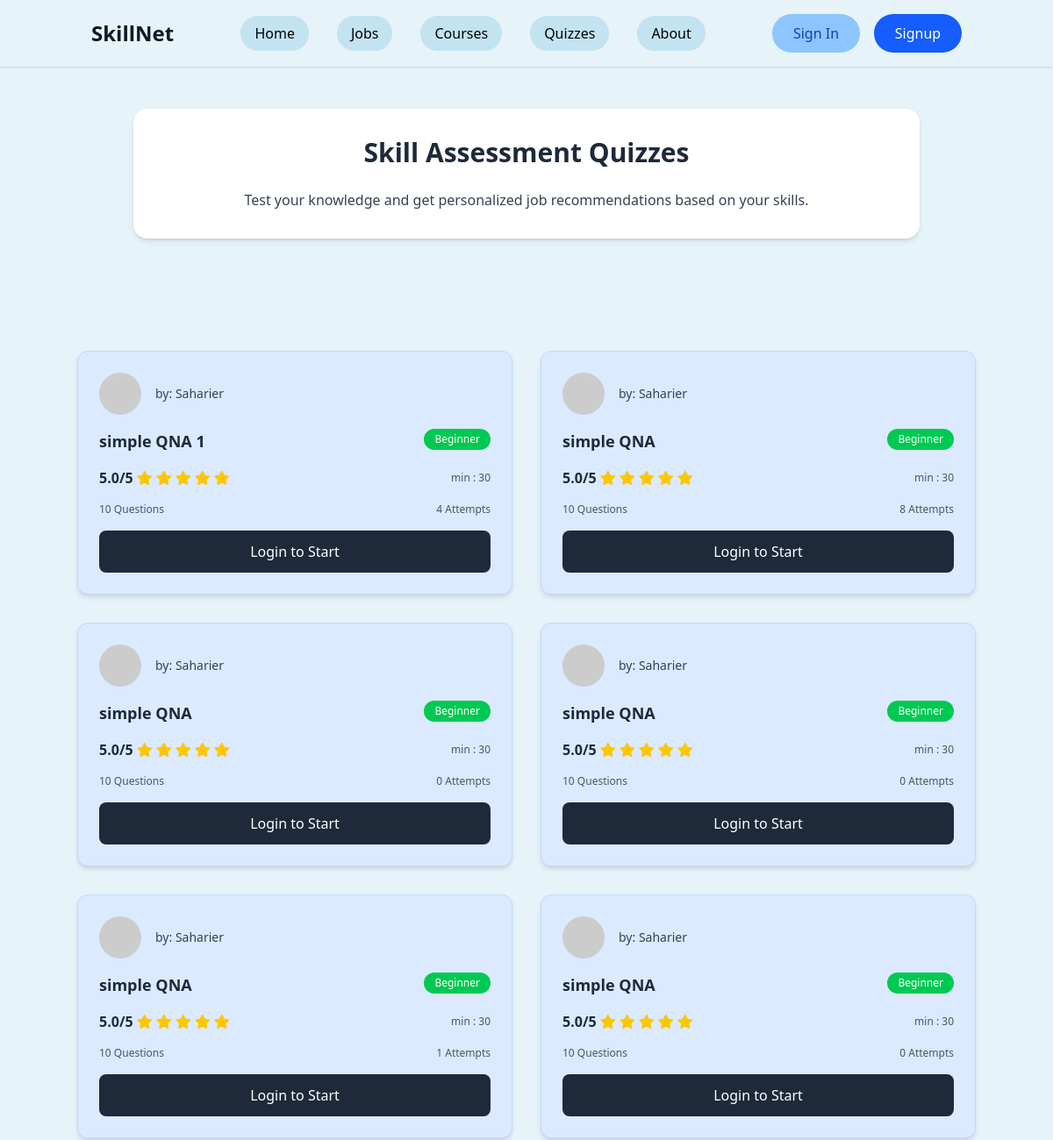
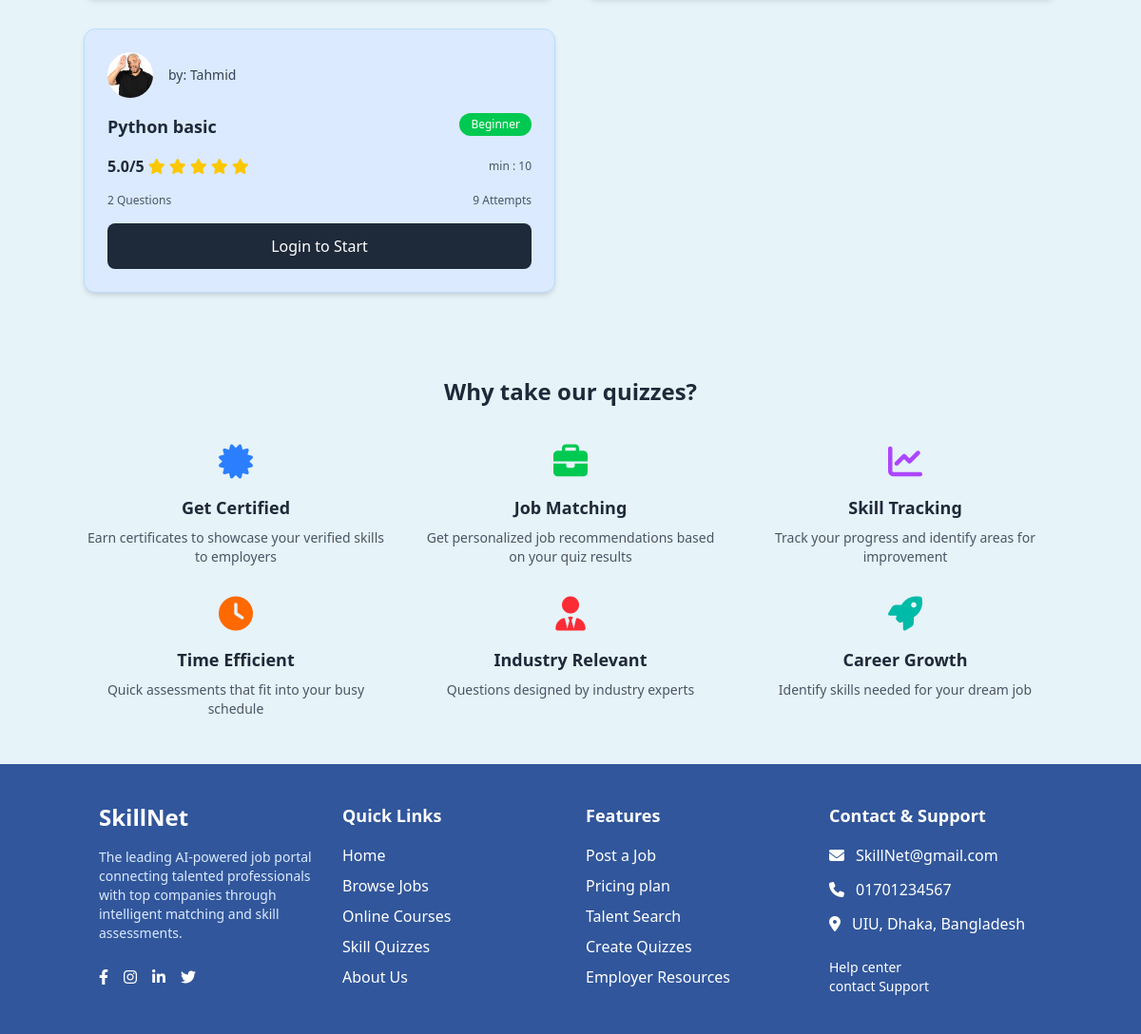
Screenshot of /quizzes/ with the database file from the repository (2 pictures, top to bottom).
### app/models.py (models this page shows, shortened)
class Quiz(models.Model):
    DIFFICULTY_LEVELS = [
        ('beginner', 'Beginner'),
        ('intermediate', 'Intermediate'),
        ('advanced', 'Advanced'),
    ]
    title = models.CharField(max_length=200)
    category = models.ForeignKey(QuizCategory, on_delete=models.CASCADE)
    instructor = models.CharField(max_length=100, default='Saharier')
    instructor_photo = models.ImageField(upload_to='instructor_photos/', blank=True, null=True)
    description = models.TextField(blank=True)
    difficulty = models.CharField(max_length=20, choices=DIFFICULTY_LEVELS, default='beginner')
    duration_minutes = models.IntegerField(default=30)
    total_questions = models.IntegerField(default=10)
    passing_score = models.IntegerField(default=70)
    rating = models.DecimalField(max_digits=3, decimal_places=1, default=5.0)
    rating_count = models.IntegerField(default=0)
    attempts_count = models.IntegerField(default=0)
    is_active = models.BooleanField(default=True)
    created_date = models.DateTimeField(auto_now_add=True)
    def get_difficulty_badge_class(self):
        if self.difficulty == 'beginner':
            return 'bg-green-500 text-white'
        elif self.difficulty == 'intermediate':
            return 'bg-yellow-500 text-white'
        else:
            return 'bg-red-500 text-white'
    def get_star_rating(self):
        filled_stars = int(self.rating)
        empty_stars = 5 - filled_stars
        return filled_stars, empty_stars

### app/views.py (the view)
# urls.py: path('quizzes/', views.quiz_list, name='quiz_list'),
def quiz_list(request):
    quizzes = Quiz.objects.filter(is_active=True).order_by('-created_date')
    context = {
        'quizzes': quizzes,
    }
    return render(request, 'quizzes/quiz_list.html', context)

### static/templates/quizzes/quiz_list.html
{% extends 'base.html' %}
{% load static %}
{% block content %}
<section class="py-12 px-4">
    <div class="container mx-auto max-w-4xl">
        <div class="bg-white p-8 rounded-2xl shadow-md text-center mb-10">
            <h1 class="text-3xl font-bold mb-6">Skill Assessment Quizzes</h1>
            <p class="text-gray-700">
                Test your knowledge and get personalized job recommendations based on your skills.
            </p>
        </div>
    </div>
</section>
<section class="py-10 px-4">
    <div class="container mx-auto">
        <div class="grid grid-cols-1 md:grid-cols-2 gap-8 max-w-5xl mx-auto">
            {% for quiz in quizzes %}
            <div class="bg-blue-100 p-6 rounded-xl shadow-md border border-blue-200 hover:shadow-lg transition-shadow">
                <div class="flex items-center mb-4">
                    <img src="{% if quiz.instructor_photo %}{{ quiz.instructor_photo.url }}{% else %}https://via.placeholder.com/60x60?text={{ quiz.instructor|slice:':1' }}{% endif %}"
                         alt="{{ quiz.instructor }}"
                         class="rounded-full w-12 h-12 object-cover mr-4" />
                    <div>
                        <p class="text-sm text-gray-700">by: {{ quiz.instructor }}</p>
                    </div>
                </div>
                <div class="flex justify-between items-start mb-4">
                    <a href="{% url 'app:quiz_detail' quiz.id %}"><h3 class="font-bold text-lg hover:underline">{{ quiz.title }}</h3></a>
                    <span class="px-3 py-1 {{ quiz.get_difficulty_badge_class }} text-xs rounded-full">
                        {{ quiz.get_difficulty_display }}
                    </span>
                </div>
                <div class="flex justify-between items-center mb-4">
                    <div class="flex items-center">
                        <span class="font-semibold">{{ quiz.rating }}/5</span>
                        {% with filled_stars=quiz.get_star_rating.0 empty_stars=quiz.get_star_rating.1 %}
                            {% for i in "12345" %}
                                {% if forloop.counter <= filled_stars %}
                                    <i class="fas fa-star text-yellow-400 ml-1"></i>
                                {% else %}
                                    <i class="fas fa-star text-gray-300 ml-1"></i>
                                {% endif %}
                            {% endfor %}
                        {% endwith %}
                    </div>
                    <span class="text-xs text-gray-600">min : {{ quiz.duration_minutes }}</span>
                </div>
                <div class="flex justify-between items-center mb-4 text-xs text-gray-600">
                    <span>{{ quiz.total_questions }} Questions</span>
                    <span>{{ quiz.attempts_count }} Attempts</span>
                </div>
                {% if user.is_authenticated %}
                    <a href="{% url 'app:start_quiz' quiz.id %}"
                       class="w-full py-3 bg-gray-800 text-white rounded-lg hover:bg-gray-700 transition font-medium text-center block">
                        Start Quiz
                    </a>
                {% else %}
                    <a href="{% url 'login' %}?next={% url 'app:quiz_detail' quiz.id %}"
                       class="w-full py-3 bg-gray-800 text-white rounded-lg hover:bg-gray-700 transition font-medium text-center block">
                        Login to Start
                    </a>
                {% endif %}
            </div>
            {% empty %}
            <div class="col-span-2 text-center py-12">
                <i class="fas fa-clipboard-list text-4xl text-gray-400 mb-4"></i>
                <h3 class="text-xl font-bold text-gray-600 mb-2">No quizzes available</h3>
                <p class="text-gray-500">Check back later for new skill assessment quizzes.</p>
            </div>
            {% endfor %}
        </div>
    </div>
</section>
<section class="py-12 px-4">
    <div class="container mx-auto max-w-5xl">
        <h2 class="text-2xl font-bold text-center mb-10">Why take our quizzes?</h2>
        <div class="grid grid-cols-1 md:grid-cols-3 gap-8">
            <div class="text-center">
                <div class="flex justify-center mb-4">
                    <i class="fas fa-certificate text-4xl text-blue-500"></i>
                </div>
                <h3 class="font-bold text-lg mb-2">Get Certified</h3>
                <p class="text-sm text-gray-600">Earn certificates to showcase your verified skills to employers</p>
            </div>
            <div class="text-center">
                <div class="flex justify-center mb-4">
                    <i class="fas fa-briefcase text-4xl text-green-500"></i>
                </div>
                <h3 class="font-bold text-lg mb-2">Job Matching</h3>
                <p class="text-sm text-gray-600">Get personalized job recommendations based on your quiz results</p>
            </div>
            <div class="text-center">
                <div class="flex justify-center mb-4">
                    <i class="fas fa-chart-line text-4xl text-purple-500"></i>
                </div>
                <h3 class="font-bold text-lg mb-2">Skill Tracking</h3>
                <p class="text-sm text-gray-600">Track your progress and identify areas for improvement</p>
            </div>
        </div>
        <div class="grid grid-cols-1 md:grid-cols-3 gap-8 mt-8">
            <div class="text-center">
                <div class="flex justify-center mb-4">
                    <i class="fas fa-clock text-4xl text-orange-500"></i>
                </div>
                <h3 class="font-bold text-lg mb-2">Time Efficient</h3>
                <p class="text-sm text-gray-600">Quick assessments that fit into your busy schedule</p>
            </div>
            <div class="text-center">
                <div class="flex justify-center mb-4">
                    <i class="fas fa-user-tie text-4xl text-red-500"></i>
                </div>
                <h3 class="font-bold text-lg mb-2">Industry Relevant</h3>
                <p class="text-sm text-gray-600">Questions designed by industry experts</p>
            </div>
            <div class="text-center">
                <div class="flex justify-center mb-4">
                    <i class="fas fa-rocket text-4xl text-teal-500"></i>
                </div>
                <h3 class="font-bold text-lg mb-2">Career Growth</h3>
                <p class="text-sm text-gray-600">Identify skills needed for your dream job</p>
            </div>
        </div>
    </div>
</section>
{% endblock %}

### rows the page displays
Quiz: instructor "Saharier", title "simple QNA 1", difficulty "Beginner", rating "5.0", duration_minutes "30", total_questions "10", attempts_count "4"
Quiz: instructor "Saharier", title "simple QNA", difficulty "Beginner", rating "5.0", duration_minutes "30", total_questions "10", attempts_count "8"
Quiz: instructor "Saharier", title "simple QNA", difficulty "Beginner", rating "5.0", duration_minutes "30", total_questions "10", attempts_count "0"
Quiz: instructor "Saharier", title "simple QNA", difficulty "Beginner", rating "5.0", duration_minutes "30", total_questions "10", attempts_count "0"
Quiz: instructor "Saharier", title "simple QNA", difficulty "Beginner", rating "5.0", duration_minutes "30", total_questions "10", attempts_count "1"
Quiz: instructor "Saharier", title "simple QNA", difficulty "Beginner", rating "5.0", duration_minutes "30", total_questions "10", attempts_count "0"
Quiz: instructor_photo (picture), instructor "Tahmid", title "Python basic", difficulty "Beginner", rating "5.0", duration_minutes "10", total_questions "2", attempts_count "9"
